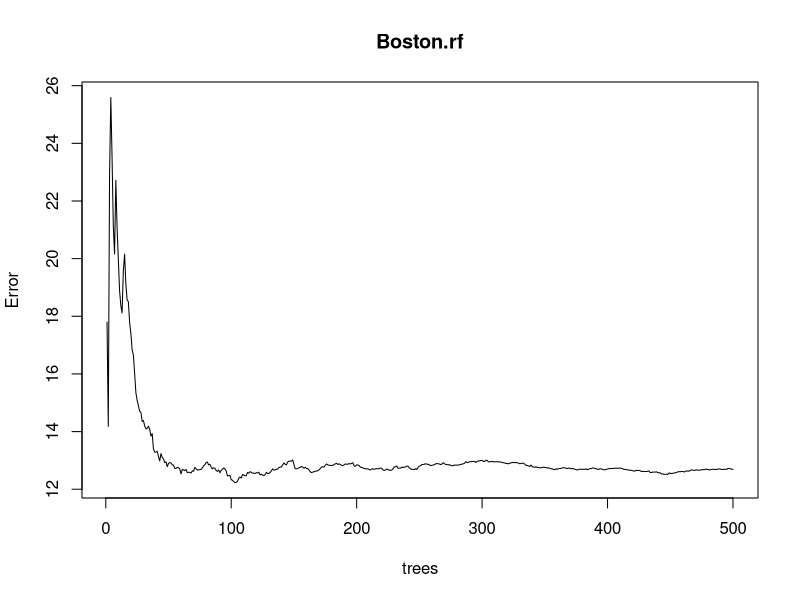

Source code (R):
## ---- chunk 1
require(randomForest)
require(MASS)#Package which contains the Boston housing dataset

dim(Boston)
attach(Boston)
set.seed(101)

## ---- chunk 2
#training Sample with 300 observations
train<-sample(1:nrow(Boston),300)
?Boston  

## ---- chunk 3
Boston.rf<-randomForest(medv ~ . , data = Boston , subset = train)
Boston.rf
## ---- chunk 4
plot(Boston.rf)
## ---- chunk 5
oob.err<-double(13)
test.err<-double(13)

#mtry is no of Variables randomly chosen at each split
for(mtry in 1:13) 
{
  rf=randomForest(medv ~ . , data = Boston , subset = train,mtry=mtry,ntree=400) 
  oob.err[mtry] = rf$mse[400] #Error of all Trees fitted
  
  pred<-predict(rf,Boston[-train,]) #Predictions on Test Set for each Tree
  test.err[mtry]= with(Boston[-train,], mean(medv - pred)^2) #Mean Squared Test Error
  
  cat(mtry," ")
  
}


